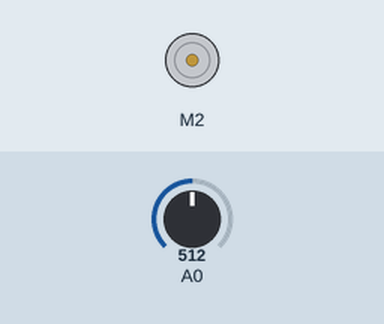
Bench run of a sketch on a simulated Arduino Uno, built with avr-gcc and run on an emulated ATmega328P. On the bench: DC motor (green arrow = forward, orange = backward, longer = faster). The inputs (shaded band) are chosen by the test bench; at power-on: A0 = 512. What the sketch prints to the serial monitor is not drawn.

Above: at 10.7 s.
Timing chart, 0 to 14.6 s (numbered marks = the images above):
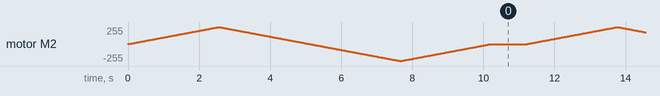

The sketch:

MotorTest.ino
```cpp
// (licence header left out)
#include <AFMotor.h>

AF_DCMotor motor(2);

void setup() {
  Serial.begin(9600);           // set up Serial library at 9600 bps
  Serial.println("Motor test!");

  // turn on motor
  motor.setSpeed(200);

  motor.run(RELEASE);
}

void loop() {
  uint8_t i;

  Serial.print("\n");
    int sensorValue = analogRead(A0);
   // print out the value you read:
   Serial.println(sensorValue);

  motor.run(FORWARD);
  for (i=0; i<255; i++) {
    motor.setSpeed(i);
    delay(10);
 }

  for (i=255; i!=0; i--) {
    motor.setSpeed(i);
    delay(10);
 }

  Serial.print("tock");

  motor.run(BACKWARD);
  for (i=0; i<255; i++) {
    motor.setSpeed(i);
    delay(10);
 }

  for (i=255; i!=0; i--) {
    motor.setSpeed(i);
    delay(10);
 }


  Serial.print("tech");
  motor.run(RELEASE);
  delay(1000);
}
```
